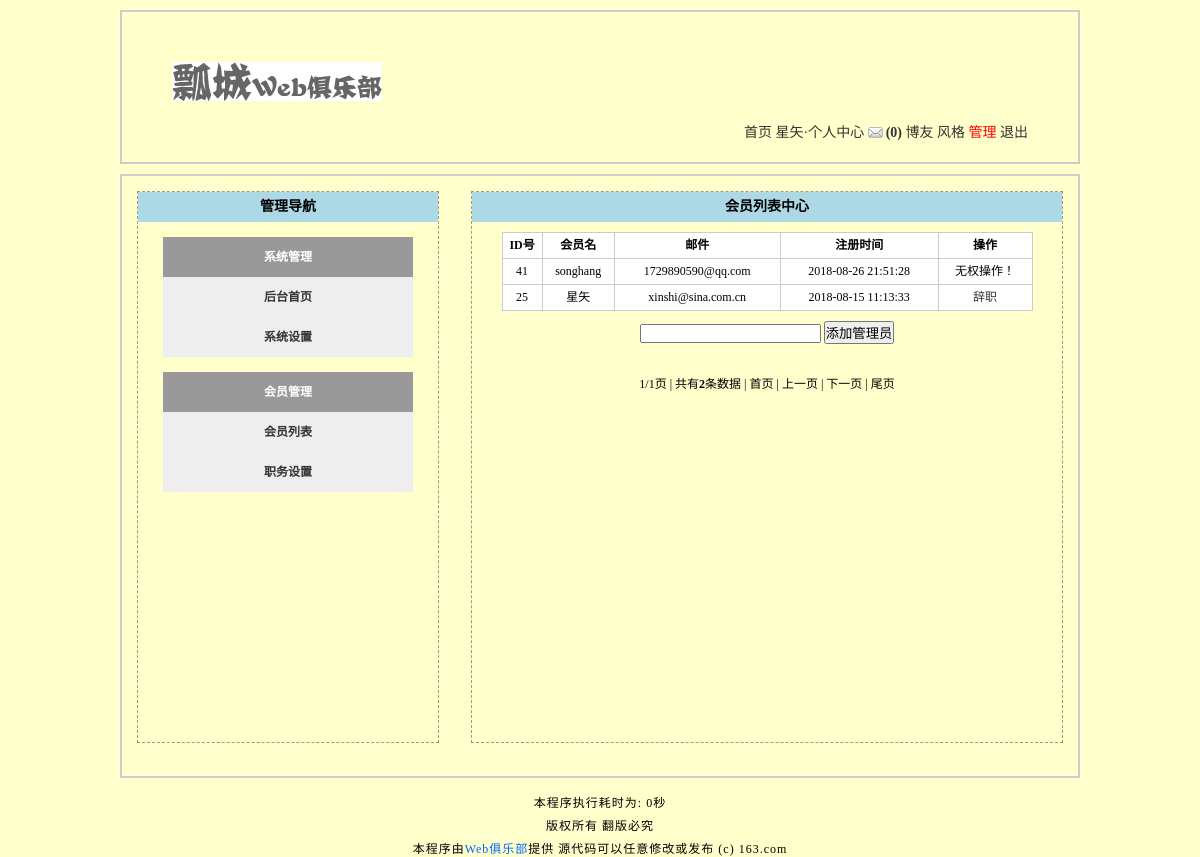
Page /manage_job.php (signed in) on the committed database.
### tables this page shows
CREATE TABLE `tg_user` (
  `tg_id` mediumint(8) unsigned NOT NULL AUTO_INCREMENT COMMENT '//用户自动编号',
  `tg_uniqid` char(40) NOT NULL COMMENT '//验证身份的唯一标识符',
  `tg_active` char(40) DEFAULT NULL COMMENT '//激活登录用户',
  `tg_username` varchar(20) NOT NULL COMMENT '//用户名',
  `tg_password` char(40) NOT NULL COMMENT '//密码',
  `tg_question` varchar(20) NOT NULL COMMENT '//密码提示',
  `tg_answer` char(40) NOT NULL COMMENT '//密码回答',
  `tg_email` varchar(40) DEFAULT NULL COMMENT '//邮件',
  `tg_qq` varchar(10) DEFAULT NULL COMMENT '//QQ',
  `tg_url` varchar(40) DEFAULT NULL COMMENT '//网址',
  `tg_sex` char(1) NOT NULL COMMENT '//性别',
  `tg_face` char(12) NOT NULL COMMENT '//头像',
  `tg_switch` tinyint(1) unsigned NOT NULL DEFAULT '0' COMMENT '//个性签名开关',
  `tg_autograph` varchar(200) DEFAULT NULL COMMENT '//签名内容',
  `tg_level` tinyint(1) unsigned NOT NULL DEFAULT '0' COMMENT '//会员等级',
  `tg_post_time` varchar(20) NOT NULL DEFAULT '0' COMMENT '//发帖的时间戳',
  `tg_article_time` varchar(20) NOT NULL DEFAULT '0' COMMENT '//回帖的时间戳',
  `tg_reg_time` datetime NOT NULL COMMENT '//注册时间',
  `tg_last_time` datetime NOT NULL COMMENT '//最后登录的时间',
  `tg_last_ip` varchar(20) NOT NULL COMMENT '//最后登录的IP',
  `tg_login_count` smallint(4) unsigned NOT NULL DEFAULT '0' COMMENT '//登录次数',
  PRIMARY KEY (`tg_id`)
);

### includes/mysql.func.php (called while the page is built, shortened)
<?php
function _query($_sql) {
	if (!$_result = mysql_query($_sql)) {
		exit('SQL执行失败'.mysql_error());
	}
	return $_result;
}
function _fetch_array_list($_result) {
	return mysql_fetch_array($_result,MYSQL_ASSOC);
}
?>

### manage_job.php (the view, shortened to what this page needs)
<?php
global $_pagesize,$_pagenum;
$_result = _query("SELECT
															tg_id,
															tg_username,
															tg_email,
															tg_reg_time
									FROM
												tg_user
								WHERE
												tg_level=1
							ORDER BY
												tg_reg_time DESC
									 LIMIT
												$_pagenum,$_pagesize
							");
?>
<!DOCTYPE html PUBLIC "-//W3C//DTD XHTML 1.0 Transitional//EN" "http://www.w3.org/TR/xhtml1/DTD/xhtml1-transitional.dtd">
<html xmlns="http://www.w3.org/1999/xhtml">
<head>
<?php
	require ROOT_PATH.'includes/title.inc.php';
?>
</head>
<body>
<?php
	require ROOT_PATH.'includes/header.inc.php';
?>
<div id="member">
<?php
	require ROOT_PATH.'includes/manage.inc.php';
?>
	<div id="member_main">
		<h2>会员列表中心</h2>
		<table cellspacing="1">
			<tr><th>ID号</th><th>会员名</th><th>邮件</th><th>注册时间</th><th>操作</th></tr>
			<?php
					$_html = array();
					while (!!$_rows = _fetch_array_list($_result)) {
						$_html['id'] = $_rows['tg_id'];
						$_html['username'] = $_rows['tg_username'];
						$_html['email'] = $_rows['tg_email'];
						$_html['reg_time'] = $_rows['tg_reg_time'];
						$_html = _html($_html);
						if ($_COOKIE['username'] == $_html['username']) {
							$_html['job_html'] = '<a href="manage_job.php?action=job&id='.$_html['id'].'">辞职</a>';
						} else {
							$_html['job_html'] = '无权操作！';
						}
			?>
			<tr><td><?php echo $_html['id']?></td><td><?php echo $_html['username']?></td><td><?php echo $_html['email']?></td><td><?php echo $_html['reg_time']?></td><td><?php echo $_html['job_html']?></td></tr>
			<?php }?>
			</table>
			<form method="post" action="?action=add">
				<input type="text" name="manage" class="text" /> <input type="submit" value="添加管理员" />
			</form>
	</div>
</div>
<?php
	require ROOT_PATH.'includes/footer.inc.php';
?>
</body>
</html>

### styles/3/basic.css (style rules this page uses)
* { padding:0; margin:0; }
body { width:960px; margin:0 auto; background:#ffc; font-size:14px; }
h2 { font-size:14px; background:lightblue; height:25px; line-height:25px; text-indent:10px; }
#header ul li a { text-decoration:none; color:#333; }
#header ul li strong.noread { background:url(../../images/noread.gif) no-repeat left center; padding:0 0 0 18px; }
#member { width:auto; height:600px; border:2px solid #ccc; font-size:12px; }
#member h2 { text-indent:0; text-align:center; height:30px; line-height:30px; }
#member #member_main { width:590px; height:550px; margin:15px; border:1px dashed #999; float:right; }

### styles/3/manage_job.css (style rules this page uses)
#member #member_main table { width:90%; margin:10px auto; text-align:center; background:#ccc; margin-bottom:0px; }
#member #member_main table th,#member #member_main table td { height:25px; line-height:25px; background:#fff; }
#member #member_main table td a { text-decoration:none; color:#333; }
#member #member_main form { text-align:center; padding:10px; }

### rows in the picture
tg_user: tg_id "41", tg_username "songhang", tg_email "1729890590@qq.com", tg_reg_time "2018-08-26 21:51:28", job_html "无权操作！"
tg_user: tg_id "25", tg_username "星矢", tg_email "xinshi@sina.com.cn", tg_reg_time "2018-08-15 11:13:33"

### other values in the picture
$_COOKIE['username'] "星矢"
$GLOBALS['message'] "(0)"
$_page "1"
$_pageabsolute "1"
$_num "2"
_runtime() - START_TIME "0"
